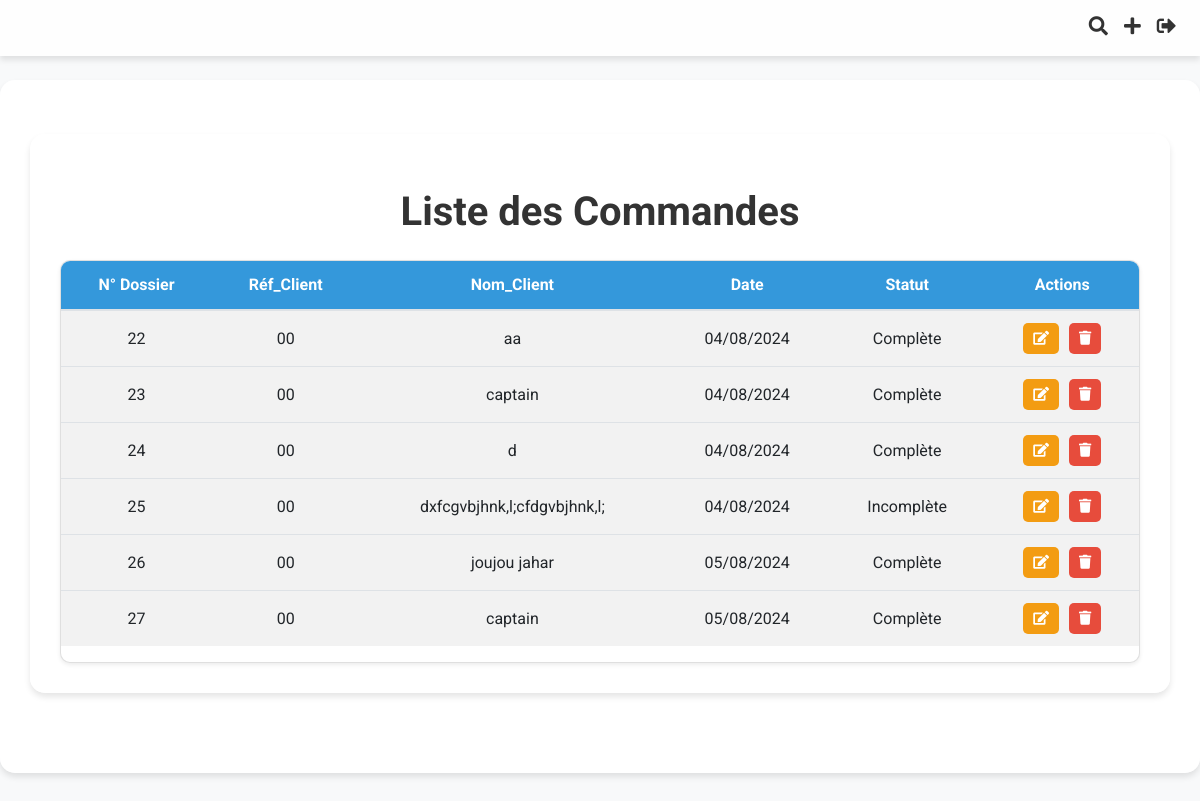
Before: /application/commandes/ (signed in) with the older database file.
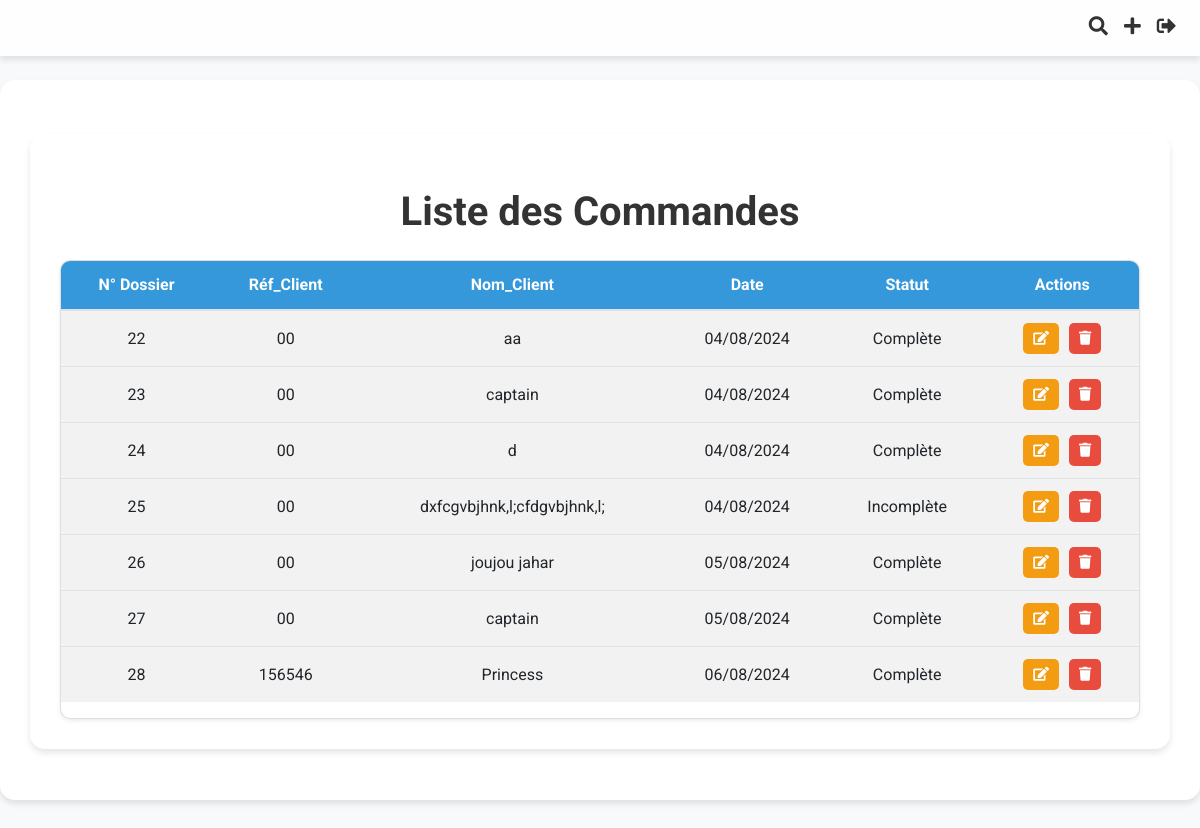
After: the same page with the newer database file.
### Application/models.py (models this page shows, shortened)
class Commande(models.Model):
    order_id = models.AutoField(primary_key=True)
    date_time = models.DateTimeField(auto_now_add=True)
    company_reference_number = models.CharField(max_length=100)
    client_name = models.CharField(max_length=100, default="")
    adresse = models.CharField(max_length=255, blank=True, null=True)
    email = models.EmailField(blank=True, null=True)
    fax = models.CharField(max_length=50, blank=True, null=True)
    ice = models.CharField(max_length=50, blank=True, null=True)
    infographiste = models.CharField(max_length=100, blank=True, null=True)
    order_status = models.CharField(max_length=50, choices=[
        ('draft', 'Draft'),
        ('completed', 'Completed')
    ])
    bc_number = models.CharField(max_length=50, blank=True, null=True)
    date_bc = models.DateField(blank=True, null=True)
    devis_date = models.DateTimeField(blank=True, null=True)
    devis_numero = models.IntegerField(null=True, blank=True)
    facture_date = models.DateTimeField(blank=True, null=True)
    facture_numero = models.IntegerField(null=True, blank=True)
    bl_date = models.DateTimeField(blank=True, null=True)
    bl_numero = models.IntegerField(null=True, blank=True)
    remarque = models.CharField(max_length=50, choices=[
        ('paye', 'Payé'),
        ('non_paye', 'Non Payé')
    ], default='non payé')
    facture_status = models.CharField(max_length=50, choices=[
            ('no_facture', 'Pas de Facture'),
            ('facture_termine', 'Facture Terminée')
        ], default='pas de facture')
    bl_status = models.CharField(max_length=50, choices=[
            ('no_bl', 'Pas de bon_livraison'),
            ('bl_termine', 'bon_livraison Terminé')
        ], default='pas de bon_livraison')
    devis_status = models.CharField(max_length=50, choices=[
            ('no_devis', 'Pas de Devis'),
            ('devis_termine', 'Devis Terminé')
        ], default='pas de devis')

### Application/views.py (the view)
# urls.py: path('commandes/', views.liste_commandes, name='liste_commandes'),
@login_required
def liste_commandes(request):
    query = request.GET.get('q')
    if query:
        commandes = Commande.objects.filter(
            Q(order_id__icontains=query) |
            Q(client_name__icontains=query)
        )
    else:
        commandes = Commande.objects.filter(order_status__in=['draft', 'completed'])
    is_assistant = request.user.groups.filter(name='Assistants').exists()
    return render(request, 'Application/liste_commandes.html', {'commandes': commandes, 'is_assistant': is_assistant})

### Application/templatetags/commande_extras.py (called while the page is built)
@register.filter
def translate_status(status):
    translations = {
        'draft': 'Incomplète',
        'completed': 'Complète',
        'devis': 'Devis',
        'facture': 'Facture',
        'bon_livraison': 'Bon de Livraison',
        'situation_client': 'Situation Client'
    }
    return translations.get(status, status)

### Application/templates/Application/liste_commandes.html (shortened to what this page needs)
{% extends "base.html" %}
{% load static %}
{% load commande_extras %}
{% block content %}
<div class="container mt-4">
    <h1 class="text-center header-title my-4">Liste des Commandes</h1>
    <div class="card shadow-sm custom-table">
                <table class="table table-striped">
                    <thead>
                        <tr>
                            <th>N° Dossier</th>
                            <th>Réf_Client</th>
                            <th>Nom_Client</th>
                            <th>Date</th>
                            <th>Statut</th>
                            <th>Actions</th>
                        </tr>
                    </thead>
                    <tbody>
                        {% if commandes %}
                            {% for commande in commandes %}
                                <tr>
                                    <td>{{ commande.order_id }}</td>
                                    <td>{{ commande.company_reference_number }}</td>
                                    <td>{{ commande.client_name }}</td>
                                    <td>{{ commande.date_time|date:"d/m/Y" }}</td>
                                    <td>{{ commande.order_status|translate_status }}</td>
                                    <td>
                                        <div class="btn-container">
                                            <a href="{% url 'modifier_commande' commande.pk %}" class="btn btn-sm btn-custom-warning">
                                                <i class="fas fa-edit"></i>
                                            </a>
                                            <a href="{% url 'supprimer_commande' commande.pk %}" class="btn btn-sm btn-custom-danger" onclick="return confirm('Etes-vous sûr de vouloir supprimer cette commande?');">
                                                <i class="fas fa-trash"></i>
                                            </a>
                                        </div>
                                    </td>
                                </tr>
                            {% endfor %}
                        {% else %}
                            <tr>
                                <td colspan="6" class="text-center">Aucune commande disponible.</td>
                            </tr>
                        {% endif %}
                    </tbody>
                </table>
        </div>
</div>
{% endblock %}

Changed rows visible on the page:
added Commande: order_id "28", company_reference_number "156546", client_name "Princess", date_time "06/08/2024", order_status|translate_status "Complète"
